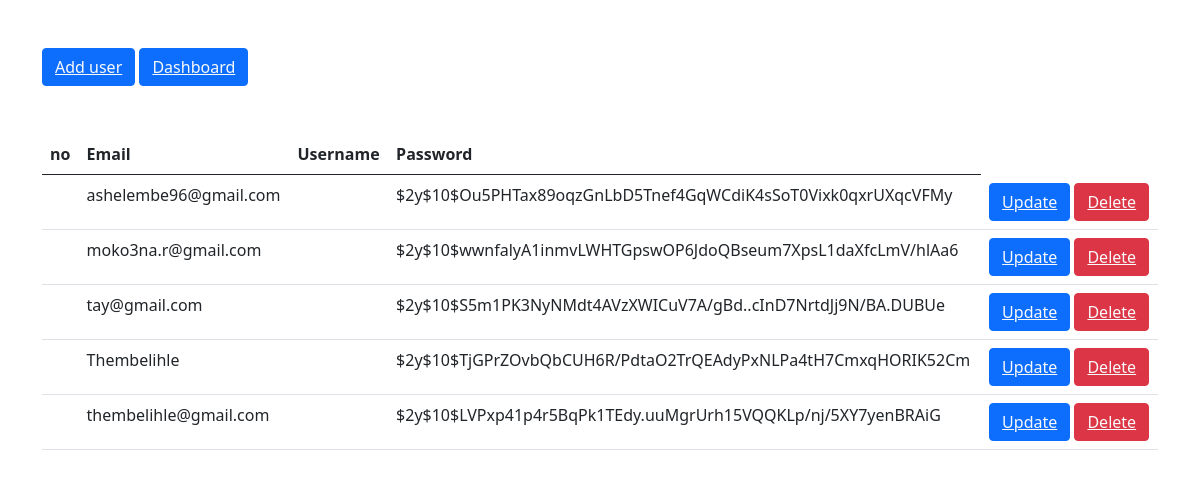
Screenshot of /display.php with the database file from the repository.
### tables this page shows
CREATE TABLE `users` (
  `name` varchar(200) DEFAULT NULL,
  `email` varchar(200) NOT NULL,
  `password` varchar(200) DEFAULT NULL,
  `register_time` timestamp NOT NULL DEFAULT current_timestamp(),
  `course` varchar(200) DEFAULT NULL,
  `gender` varchar(200) DEFAULT NULL,
  `surname` varchar(200) DEFAULT NULL,
  `number` varchar(200) DEFAULT NULL,
  `last_login` varchar(200) DEFAULT NULL,
  `account_status` varchar(200) DEFAULT 'active',
  `image` varchar(200) DEFAULT NULL
);

### display.php (the view, shortened to what this page needs)
<?php
include('server.php');
?>
<!DOCTYPE html>
<html lang="en">
<head>
    <link href="https://cdn.jsdelivr.net/npm/bootstrap@5.1.0/dist/css/bootstrap.min.css" rel="stylesheet">
</head>
<body>
    <div class="container">
        <button class="btn btn-primary my-5"><a href="user.php" class="text-light">Add user</a>
    </button>
        <button class="btn btn-primary my-5"><a href="../admin/index.html" class="text-light">Dashboard</a></button>
<table class="table">
    <thead>
        <tr>
            <th scope="col">no</th>
            <th scope="col">Email</th>
            <th scope="col">Username</th>
            <th scope="col">Password</th>
        </tr>
      </thead>
      <tbody>
      <?php
      $sql="SELECT * FROM `users` WHERE 1";
      $result=mysqli_query($con,$sql);
      if($result){
          while($row=mysqli_fetch_assoc($result)){
            $id=$row['id'];
            $username=$row['username'];
            $email=$row['email'];
            $password=$row['password'];
            echo '<tr>
            <th scope="row">'.$id.'</th>
            <td>'.$email.'</td>
            <td>'.$username.'</td>
            <td>'.$password.'</td>
            <td>
             <button class="btn btn-primary"><a href="userupdate.php ? updateid='.$id.'" class="text-light">Update</a></button>
             <button class="btn btn-danger"><a href="userdelete.php ? deleteid='.$id.'" class="text-light">Delete</a></button>
            </td>
            </tr>';
          }
      }
      ?>
</tbody>
</table>
</div>
</body>
</html>

### rows the page displays
users: email "ashelembe96@gmail.com", password "$2y$10$Ou5PHTax89oqzGnLbD5Tnef4GqWCdiK4sSoT0Vixk0qxrUXqcVFMy"
users: email "moko3na.r@gmail.com", password "$2y$10$wwnfalyA1inmvLWHTGpswOP6JdoQBseum7XpsL1daXfcLmV/hlAa6"
users: email "tay@gmail.com", password "$2y$10$S5m1PK3NyNMdt4AVzXWICuV7A/gBd..cInD7NrtdJj9N/BA.DUBUe"
users: email "Thembelihle", password "$2y$10$TjGPrZOvbQbCUH6R/PdtaO2TrQEAdyPxNLPa4tH7CmxqHORIK52Cm"
users: email "thembelihle@gmail.com", password "$2y$10$LVPxp41p4r5BqPk1TEdy.uuMgrUrh15VQQKLp/nj/5XY7yenBRAiG"
